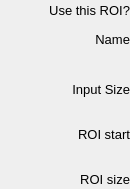
    <widget class="PyDMFrame" name="composite_4">
      <property name="geometry">
        <rect>
          <x>10</x>
          <y>71</y>
          <width>130</width>
          <height>189</height>
        </rect>
      </property>
      <widget class="QLabel" name="text_6">
        <property name="geometry">
          <rect>
            <x>0</x>
            <y>0</y>
            <width>130</width>
            <height>20</height>
          </rect>
        </property>
        <property name="text">
          <string>Use this ROI?</string>
        </property>
        <property name="font" stdset="0">
          <font>
            <pointsize>10</pointsize>
          </font>
        </property>
        <property name="brush" stdset="0">
          <brush brushstyle="SolidPattern">
            <color alpha="255">
              <red>0</red>
              <green>0</green>
              <blue>0</blue>
            </color>
          </brush>
        </property>
        <property name="toolTip">
          <string>text_6</string>
        </property>
        <property name="alignment">
          <set>Qt::AlignRight|Qt::AlignTrailing|Qt::AlignVCenter</set>
        </property>
        <property name="styleSheet">
          <string notr="true">QLabel#text_6 {
  color: rgb(0, 0, 0);
  }</string>
        </property>
      </widget>
      <widget class="QLabel" name="text_7">
        <property name="geometry">
          <rect>
            <x>90</x>
            <y>29</y>
            <width>40</width>
            <height>20</height>
          </rect>
        </property>
        <property name="text">
          <string>Name</string>
        </property>
        <property name="font" stdset="0">
          <font>
            <pointsize>10</pointsize>
          </font>
        </property>
        <property name="brush" stdset="0">
          <brush brushstyle="SolidPattern">
            <color alpha="255">
              <red>0</red>
              <green>0</green>
              <blue>0</blue>
            </color>
          </brush>
        </property>
        <property name="toolTip">
          <string>text_7</string>
        </property>
        <property name="alignment">
          <set>Qt::AlignRight|Qt::AlignTrailing|Qt::AlignVCenter</set>
        </property>
        <property name="styleSheet">
          <string notr="true">QLabel#text_7 {
  color: rgb(0, 0, 0);
  }</string>
        </property>
      </widget>
      <widget class="QLabel" name="text_8">
        <property name="geometry">
          <rect>
            <x>40</x>
            <y>124</y>
            <width>90</width>
            <height>20</height>
          </rect>
        </property>
        <property name="text">
          <string>ROI start</string>
        </property>
        <property name="font" stdset="0">
          <font>
            <pointsize>10</pointsize>
          </font>
        </property>
        <property name="brush" stdset="0">
          <brush brushstyle="SolidPattern">
            <color alpha="255">
              <red>0</red>
              <green>0</green>
              <blue>0</blue>
            </color>
          </brush>
        </property>
        <property name="toolTip">
          <string>text_8</string>
        </property>
        <property name="alignment">
          <set>Qt::AlignRight|Qt::AlignTrailing|Qt::AlignVCenter</set>
        </property>
        <property name="styleSheet">
          <string notr="true">QLabel#text_8 {
  color: rgb(0, 0, 0);
  }</string>
        </property>
      </widget>
      <widget class="QLabel" name="text_9">
        <property name="geometry">
          <rect>
            <x>50</x>
            <y>169</y>
            <width>80</width>
            <height>20</height>
          </rect>
        </property>
        <property name="text">
          <string>ROI size</string>
        </property>
        <property name="font" stdset="0">
          <font>
            <pointsize>10</pointsize>
          </font>
        </property>
        <property name="brush" stdset="0">
          <brush brushstyle="SolidPattern">
            <color alpha="255">
              <red>0</red>
              <green>0</green>
              <blue>0</blue>
            </color>
          </brush>
        </property>
        <property name="toolTip">
          <string>text_9</string>
        </property>
        <property name="alignment">
          <set>Qt::AlignRight|Qt::AlignTrailing|Qt::AlignVCenter</set>
        </property>
        <property name="styleSheet">
          <string notr="true">QLabel#text_9 {
  color: rgb(0, 0, 0);
  }</string>
        </property>
      </widget>
      <widget class="QLabel" name="text_10">
        <property name="geometry">
          <rect>
            <x>30</x>
            <y>79</y>
            <width>100</width>
            <height>20</height>
          </rect>
        </property>
        <property name="text">
          <string>Input Size</string>
        </property>
        <property name="font" stdset="0">
          <font>
            <pointsize>10</pointsize>
          </font>
        </property>
        <property name="brush" stdset="0">
          <brush brushstyle="SolidPattern">
            <color alpha="255">
              <red>0</red>
              <green>0</green>
              <blue>0</blue>
            </color>
          </brush>
        </property>
        <property name="toolTip">
          <string>text_10</string>
        </property>
        <property name="alignment">
          <set>Qt::AlignRight|Qt::AlignTrailing|Qt::AlignVCenter</set>
        </property>
        <property name="styleSheet">
          <string notr="true">QLabel#text_10 {
  color: rgb(0, 0, 0);
  }</string>
        </property>
      </widget>
    </widget>
